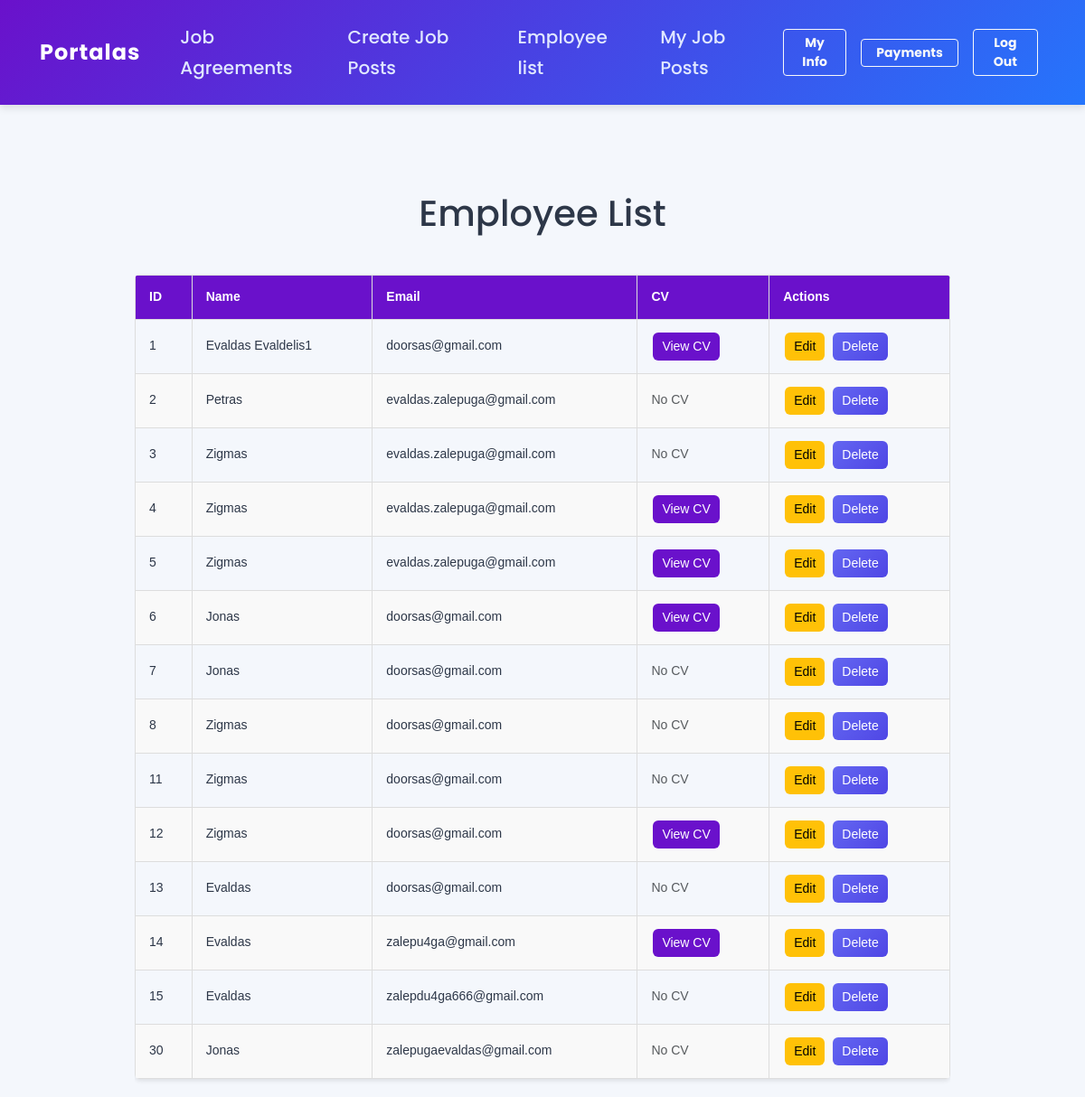
/employee/employees/ (signed in), run on the app's committed database.
### employee/models.py (models this page shows, shortened)
class Employee(models.Model):
    user = models.OneToOneField(User, on_delete=models.CASCADE)  # Link to User
    employee_name = models.CharField(max_length=255)
    employee_surname = models.CharField(max_length=255, blank=True, null=True,default="Unknown")  # New field
    email = models.EmailField()
    citizenship = models.CharField(max_length=100, blank=True, null=True, default="Unknown")  # New field
    national_id = models.IntegerField( blank=True, null=True, unique=True)
    receive_special_offers = models.BooleanField(default=False,)  # New field
    phone_number = models.CharField(max_length=20, blank=True, null=True, default="Unknown")  # New field
    '''banko saskaita, gyvenamosios vietos adresas, artimo zmogaus kontaktai (tel nr) '''
    is_email_verified = models.BooleanField(default=False)

### employee/views.py (the view)
# urls.py: path('employees/', views.employee_list, name='employee_list'),
@login_required
def employee_list(request):
    employees = Employee.objects.all()
    return render(request, 'employee/employee_list.html', {'employees': employees})

### employee/context_processors.py (called while the page is built)
def base_template(request):
    if request.user.is_authenticated:
        if hasattr(request.user, 'employee'):
            return {'base_template': 'base_employee.html'}
        elif hasattr(request.user, 'employer'):
            return {'base_template': 'base_employer.html'}
    return {'base_template': 'base.html'}

### employee/templates/employee/employee_list.html (shortened to what this page needs)
{% extends base_template %}
{% block content %}
<div class="container mt-5">
    <h1 class="text-center mb-4">Employee List</h1>
    <div class="table-responsive">
        <table class="employee-table">
            <thead>
                <tr>
                    <th>ID</th>
                    <th>Name</th>
                    <th>Email</th>
                    <th>CV</th>
                    <th>Actions</th>
                </tr>
            </thead>
            <tbody>
                {% for employee in employees %}
                <tr>
                    <td>{{ employee.id }}</td>
                    <td>{{ employee.employee_name }}</td>
                    <td>{{ employee.email }}</td>
                    <td>
                        {% if employee.cv %}
                            <a href="{% url 'employee:cv_detail' employee.cv.id %}" class="btn btn-primary">View CV</a>
                        {% else %}
                            <span class="text-muted">No CV</span>
                        {% endif %}
                    </td>
                    <td>
                        <div class="d-flex">
                            <a href="{% url 'employee:employee_edit' employee.id %}" class="btn btn-warning">Edit</a>
                            <form action="{% url 'employee:employee_delete' employee.id %}" method="post">
                                <button type="submit" class="btn btn-danger" onclick="return confirm('Are you sure you want to delete this employee?');">Delete</button>
                            </form>
                        </div>
                    </td>
                </tr>
                {% endfor %}
            </tbody>
        </table>
    </div>
</div>
{% endblock %}

### static/css/styles.css (style rules this page uses)
body { font-family: 'Poppins', sans-serif; margin: 0; padding: 0; background-color: #f4f7fc; color: #2d3748; line-height: 1.7; }
button { background: linear-gradient(135deg, #6366f1, #4f46e5); border: none; color: white; font-weight: 600; padding: 0.6rem 1.6rem; border-radius: 12px; transition: all 0.3s ease; cursor: pointer; }
table th { background-color: #4f46e5; color: #fff; font-weight: 600; }

### employee/templates/employee/employee_list.html (style rules this page uses)
.employee-table { width: 100%; margin: 20px auto; border-collapse: collapse; font-family: Arial, sans-serif; font-size: 14px; box-shadow: 0 2px 5px rgba(0, 0, 0, 0.1); border-radius: 5px; overflow: hidden; }
.employee-table th, .employee-table td { padding: 12px 15px; text-align: left; border: 1px solid #ddd; }
.employee-table th { background-color: #6a11cb; color: #fff; font-weight: bold; }
.employee-table tr:nth-child(even) { background-color: #f9f9f9; }
.employee-table .btn { margin: 2px; font-size: 0.875rem; padding: 5px 10px; }
.employee-table .btn-primary { background-color: #6a11cb; border: none; }
.employee-table .btn-warning { background-color: #ffc107; border: none; }
.employee-table .btn-danger { background-color: #dc3545; border: none; }
.employee-table .text-muted { color: #6c757d; }
.employee-table .d-flex { display: flex; gap: 5px; }

### data on the page
Employee: id "1", employee_name "Evaldas Evaldelis1", email "doorsas@gmail.com", shows "View CV"
Employee: id "2", employee_name "Petras", email "evaldas.zalepuga@gmail.com", shows "No CV"
Employee: id "3", employee_name "Zigmas", email "evaldas.zalepuga@gmail.com", shows "No CV"
Employee: id "4", employee_name "Zigmas", email "evaldas.zalepuga@gmail.com", shows "View CV"
Employee: id "5", employee_name "Zigmas", email "evaldas.zalepuga@gmail.com", shows "View CV"
Employee: id "6", employee_name "Jonas", email "doorsas@gmail.com", shows "View CV"
Employee: id "7", employee_name "Jonas", email "doorsas@gmail.com", shows "No CV"
Employee: id "8", employee_name "Zigmas", email "doorsas@gmail.com", shows "No CV"
Employee: id "11", employee_name "Zigmas", email "doorsas@gmail.com", shows "No CV"
Employee: id "12", employee_name "Zigmas", email "doorsas@gmail.com", shows "View CV"
Employee: id "13", employee_name "Evaldas", email "doorsas@gmail.com", shows "No CV"
Employee: id "14", employee_name "Evaldas", email "zalepu4ga@gmail.com", shows "View CV"
Employee: id "15", employee_name "Evaldas", email "zalepdu4ga666@gmail.com", shows "No CV"
Employee: id "30", employee_name "Jonas", email "zalepugaevaldas@gmail.com", shows "No CV"
